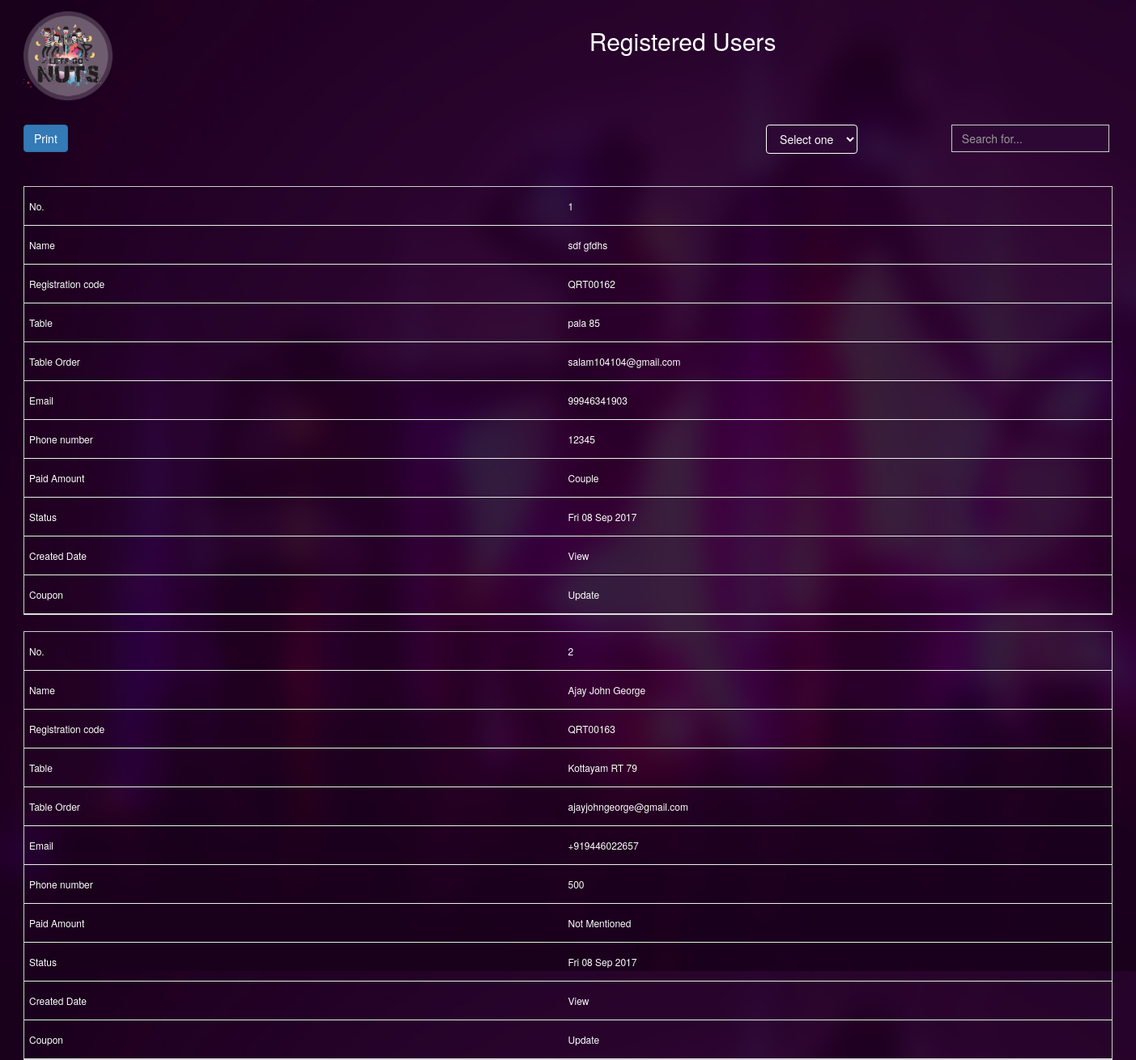
/users/, run on the app's committed database.
### events/models.py (models this page shows, shortened)
class RegisteredUsers(models.Model):
	event_user = models.ForeignKey(EventUsers)
	event = models.ForeignKey(Event)
	payment = models.CharField(max_length=20, blank=False)
	amount_paid = models.IntegerField(blank=True, null=True)
	qrcode = models.CharField(max_length=20, blank=False, null=False)
	table = models.ForeignKey(Table)
	created_date = models.DateTimeField(auto_now_add=True)
	confirm_image = models.ImageField(upload_to='confirm_images/', blank=True)
	event_status = models.CharField(choices=STATUS_CHOICES, max_length=30, blank=True, null=True)
	balance_amount = models.IntegerField(blank=True, null=True)

class EventUsers(models.Model):
	table = models.ForeignKey(Table)
	first_name = models.CharField(max_length=50, blank=False)
	last_name = models.CharField(max_length=50, blank=False)
	mobile = models.CharField(max_length=30, blank=True)
	email = models.CharField(max_length=100, blank=False)
	post = models.CharField(max_length=30, blank=True)

class Table(models.Model):
	table_name = models.CharField(max_length=30, blank=True, null=True)
	table_order = models.IntegerField(blank=True, null=True)
	event = models.ForeignKey(Event)

### events/views.py (the view)
# urls.py: url(r'^users/$',ListUsers.as_view(), name='list_users'),
class ListUsers(TemplateView):
	template_name = 'user_list.html'
	def get(self, request, *args, **kwargs):
		context ={}
		registered_users = RegisteredUsers.objects.all()
		context['users'] = registered_users
		return render(request, self.template_name, context)

### events/templates/user_list.html (shortened to what this page needs)
<!DOCTYPE html>
<html lang="en">
{% load static %}
<head>
    <link href="{% static 'vendor/bootstrap/css/bootstrap.min.css' %}" rel="stylesheet">
    <link href="{% static 'vendor/font-awesome/css/font-awesome.min.css' %}" rel="stylesheet" type="text/css">
    <link href="{% static 'css/custom.css' %}" rel="stylesheet" type="text/css">
</head>
<body id="page-top">
  <div class="wraper-user_list">
    <div class="container-fluid bg-3 text-center">
      <div class="row">
        <div class="col-sm-2">
            <img src="{% static 'images/logo.png' %}" class="img-responsive" alt="" onclick="openNav()" style="width: 110px;">
        </div>
        <div class="col-sm-2" >
          <div class="container text-center">
            <h2 style="color: #fff;">Registered Users</h2>
          </div>
        </div>
        <div class="col-sm-4">
        </div>
        <div class="col-sm-4">
        </div>
      </div>
    </div><br>
    <div class="container-fluid">
      <div class="row content">
        <div class="col-md-2 user_list_inputs">
          <button class='btn btn-primary' onclick="window.print();">Print</button>
        </div>
        <div class="col-md-6 user_list_inputs">
        </div>
        <div class="col-md-2 user_list_inputs">
          <select id="sortOption" class="btn btn-primary btn_sort">
           <option>Select one</option>
         </select>
        </div>
        <div class="col-md-2 user_list_inputs">
          <div class="input-group" >
            <input id="seachDataTable" type="text" class="form-control form_serch" placeholder="Search for...">
          </div>
        </div>
      </div>
    </div><br>
      <div class="container-fluid col-md-12 table_div_main">
        <table class="table_list_main" id="user_lists">
          <tbody style="font-size: 12px;">
          {% for user in users  %}
          <tr class="table_diivider_mobile">
            <td>{{ forloop.counter }}</td>
            <td> {{ user.event_user.first_name }} {{ user.event_user.last_name}} </td>
            <td> {{ user.qrcode }} </td>
            <td> {{ user.table.table_name }}</td>
            <td> {{ user.event_user.email }}</td>
            <td> {{ user.event_user.mobile }} </td>
            <td> {{ user.amount_paid }}</td>
            <td> {{ user.event_status }} </td>
            <td> {{ user.created_date|date:"D d M Y" }} </td>
            <td><a style="color: #fff;" href="/invoice/{{ user.id }}" target="_blank"> View </a></td>
          <td><a style="color: #fff;" href="/edit_user_registered/{{ user.id }}" target="_blank"> Update </a></td>
          </tr>
          {% endfor %}
          </tbody>
        </table>
      </div>
    </div>
</body>
</html>

### static/css/custom.css (style rules this page uses)
table.dataTable tr.odd { background-color: transparent !important; }
table.dataTable tr.even { background-color: transparent !important; }
table { width: 100%; border-collapse: collapse; }
td, th { padding: 6px; border: 1px solid #ccc; text-align: left; }
@media only screen and (max-width: 760px),
(min-device-width: 768px) and (max-device-width: 1024px) { table, thead, tbody, th, td, tr { display: block; } }
@media only screen and (max-width: 760px),
(min-device-width: 768px) and (max-device-width: 1024px) { tr { border: 1px solid #ccc; } }
@media only screen and (max-width: 760px),
(min-device-width: 768px) and (max-device-width: 1024px) { td { border: none; border-bottom: 1px solid #eee; position: relative; padding-left: 50%; } }
@media only screen and (max-width: 760px),
(min-device-width: 768px) and (max-device-width: 1024px) { td:before { position: absolute; top: 6px; left: 6px; width: 45%; padding-right: 10px; white-space: nowrap; } }
@media only screen and (max-width: 760px),
(min-device-width: 768px) and (max-device-width: 1024px) { td:nth-of-type(1):before { content: "No."; } }
@media only screen and (max-width: 760px),
(min-device-width: 768px) and (max-device-width: 1024px) { td:nth-of-type(2):before { content: "Name"; } }
@media only screen and (max-width: 760px),
(min-device-width: 768px) and (max-device-width: 1024px) { td:nth-of-type(3):before { content: "Registration code"; } }
@media only screen and (max-width: 760px),
(min-device-width: 768px) and (max-device-width: 1024px) { td:nth-of-type(4):before { content: "Table"; } }
@media only screen and (max-width: 760px),
(min-device-width: 768px) and (max-device-width: 1024px) { td:nth-of-type(5):before { content: "Table Order"; } }
@media only screen and (max-width: 760px),
(min-device-width: 768px) and (max-device-width: 1024px) { td:nth-of-type(6):before { content: "Email"; } }
@media only screen and (max-width: 760px),
(min-device-width: 768px) and (max-device-width: 1024px) { td:nth-of-type(7):before { content: "Phone number"; } }
@media only screen and (max-width: 760px),
(min-device-width: 768px) and (max-device-width: 1024px) { td:nth-of-type(8):before { content: "Paid Amount"; } }
@media only screen and (max-width: 760px),
(min-device-width: 768px) and (max-device-width: 1024px) { td:nth-of-type(9):before { content: "Status"; } }
@media only screen and (max-width: 760px),
(min-device-width: 768px) and (max-device-width: 1024px) { td:nth-of-type(10):before { content: "Created Date "; } }
@media only screen and (max-width: 760px),
(min-device-width: 768px) and (max-device-width: 1024px) { td:nth-of-type(11):before { content: "Coupon"; } }
.table_div_main { color: #fff; font-size: 14px; }
.table_diivider_mobile { margin-top: 20px; }
.btn_sort { background: #2d0834; border-color: #fff ; }
.form_serch { background: #2d0834; }
.table_list_main { line-height: 35px; }

### events/templates/user_list.html (style rules this page uses)
body { background: url('/static/images/bg-pink-dark.jpg') repeat-y; padding: 1% }
.user_list_inputs { margin-top: 10px; }

### data on the page
RegisteredUsers: event_user.first_name "sdf", event_user.last_name "gfdhs", qrcode "QRT00162", table.table_name "pala 85", event_user.email "salam104104@gmail.com", event_user.mobile "99946341903", amount_paid "12345", event_status "Couple", created_date "Fri 08 Sep 2017"
RegisteredUsers: event_user.first_name "Ajay", event_user.last_name "John George", qrcode "QRT00163", table.table_name "Kottayam RT 79", event_user.email "ajayjohngeorge@gmail.com", event_user.mobile "+919446022657", amount_paid "500", event_status "Not Mentioned", created_date "Fri 08 Sep 2017"
